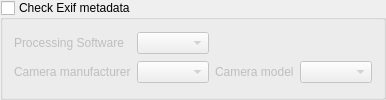
<?xml version="1.0" encoding="UTF-8"?>
<ui version="4.0">
 <class>ExifGroupBox</class>
 <widget class="QGroupBox" name="ExifGroupBox">
  <property name="title">
   <string>Check Exif metadata</string>
  </property>
  <property name="checkable">
   <bool>true</bool>
  </property>
  <property name="checked">
   <bool>false</bool>
  </property>
  <layout class="QGridLayout" name="gridLayout_2">
   <item row="1" column="2">
    <widget class="QLabel" name="label_12">
     <property name="text">
      <string>Camera model</string>
     </property>
    </widget>
   </item>
   <item row="0" column="0">
    <widget class="QLabel" name="label_10">
     <property name="text">
      <string>Processing Software</string>
     </property>
    </widget>
   </item>
   <item row="0" column="1">
    <widget class="HistoryComboBox" name="softwareComboBox">
     <property name="sizePolicy">
      <sizepolicy hsizetype="Expanding" vsizetype="Fixed">
       <horstretch>0</horstretch>
       <verstretch>0</verstretch>
      </sizepolicy>
     </property>
     <property name="toolTip">
      <string>Accepts regular expression</string>
     </property>
    </widget>
   </item>
   <item row="1" column="1">
    <widget class="HistoryComboBox" name="cameraManufacturerComboBox">
     <property name="sizePolicy">
      <sizepolicy hsizetype="Expanding" vsizetype="Fixed">
       <horstretch>0</horstretch>
       <verstretch>0</verstretch>
      </sizepolicy>
     </property>
     <property name="toolTip">
      <string>Accepts regular expression</string>
     </property>
    </widget>
   </item>
   <item row="1" column="0">
    <widget class="QLabel" name="label_11">
     <property name="text">
      <string>Camera manufacturer</string>
     </property>
    </widget>
   </item>
   <item row="1" column="3">
    <widget class="HistoryComboBox" name="cameraModelComboBox">
     <property name="sizePolicy">
      <sizepolicy hsizetype="Expanding" vsizetype="Fixed">
       <horstretch>0</horstretch>
       <verstretch>0</verstretch>
      </sizepolicy>
     </property>
     <property name="toolTip">
      <string>Accepts regular expression</string>
     </property>
    </widget>
   </item>
  </layout>
 </widget>
 <customwidgets>
  <customwidget>
   <class>HistoryComboBox</class>
   <extends>QComboBox</extends>
   <header>widgets/historycombobox.h</header>
  </customwidget>
 </customwidgets>
 <resources/>
 <connections/>
</ui>
